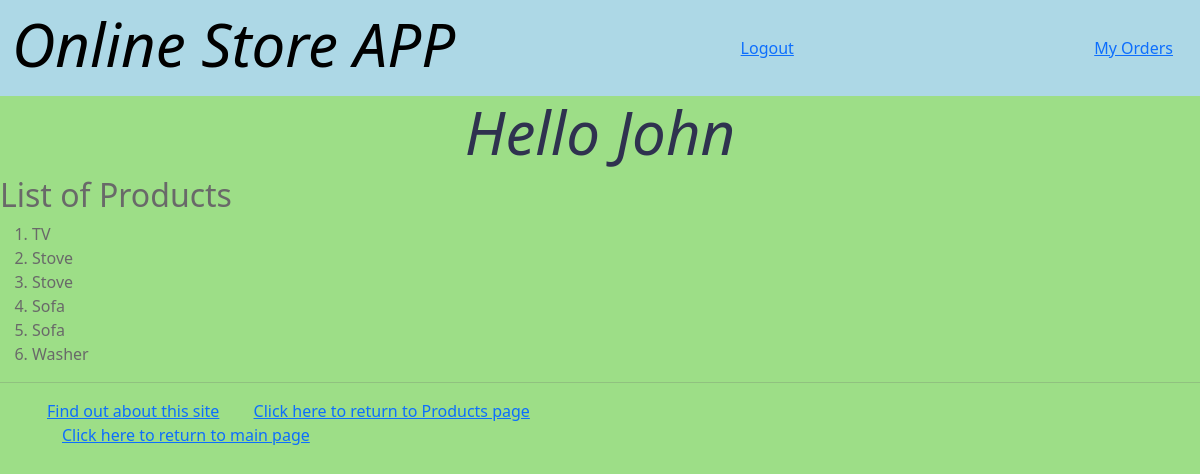
Screenshot of /myapp/myorders/ (signed in) with the database file from the repository.
### myapp/models.py (models this page shows, shortened)
class Order(models.Model):
    ORDER_CHOICES = [
        (0, 'Order Cancelled'),
        (1, 'Order Placed'),
        (2, 'Order Shipped'), (3, 'Order Delivered')]
    product = models.ForeignKey(Product, on_delete=models.CASCADE)
    client = models.ForeignKey(Client, on_delete=models.CASCADE)
    num_units = models.PositiveIntegerField()
    order_status = models.IntegerField(default=1, choices=ORDER_CHOICES)
    status_date = models.DateField(default=timezone.now)

class Product(models.Model):
    category = models.ForeignKey(Category, related_name='products', on_delete=models.CASCADE)
    name = models.CharField(max_length=200)
    price = models.DecimalField(max_digits=10, decimal_places=2)
    stock = models.PositiveIntegerField(default=100, validators=[MinValueValidator(0), MaxValueValidator(1000)])
    available = models.BooleanField(default=True)
    description = models.TextField(null=True, blank=True)
    interested = models.PositiveIntegerField(default=0)

### myapp/views.py (the view)
# urls.py: path(r'myorders/', views.myorders, name='myorders'),
@login_required(login_url='myapp:login')
def myorders(request):
    client_list = Client.objects.all().order_by('id')
    client_list = [i.username for i in client_list]
    if f'{request.user}' in client_list:
        order_list = Order.objects.filter(client__username=request.user)
        return render(request, 'myapp/myorders.html', {"order_list": order_list})
    else:
        return HttpResponse('You are not a registered client!')

### myapp/templates/myapp/myorders.html (shortened to what this page needs)
{% extends 'myapp/base.html' %}
{% block body_block %}
    <h2>List of Products</h2>
    <ol>
    {% for order in order_list %}
        <li> {{ order.product.name }} </li>
    {% endfor %}
    </ol>
{% endblock %}

### myapp/static/myapp/style.css (style rules this page uses)
body { background-color: #9dde87; color: dimgray; }

### rows the page displays
Order: product.name "TV"
Order: product.name "Stove"
Order: product.name "Stove"
Order: product.name "Sofa"
Order: product.name "Sofa"
Order: product.name "Washer"

### other values shown
{{ request.session.user_first_name }} "John"
